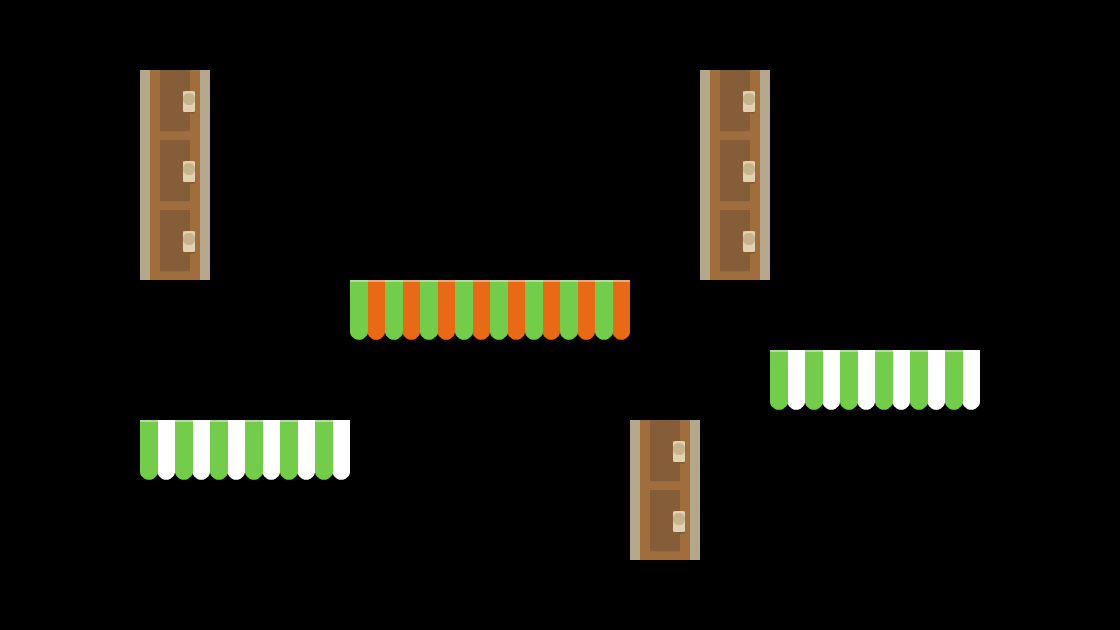

Below is a game level as drawn by its tile map, then a one-line description and the .tmx that defines it (tile-layer data replaced by summaries):
An orthogonal 16x9 tile map with 70x70 px tiles, 1 tile layer (collides).

<map version="1.0" orientation="orthogonal" renderorder="right-down" width="16" height="9" tilewidth="70" tileheight="70" nextobjectid="1">
 <tileset firstgid="1" name="buildings" tilewidth="70" tileheight="70">
  <image source="../packed/buildings.png" width="1024" height="512" />
 </tileset>
 <layer name="collides" width="16" height="9">
  <data>[144 cells, 18 non-empty, 3 distinct tile ids]</data>
 </layer>
</map>
